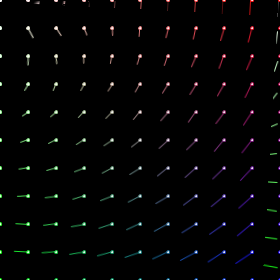
Frame 1 (no input)
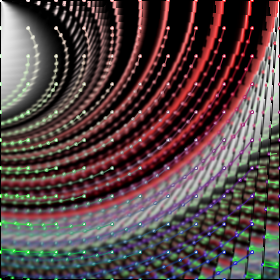
Frame 60 (the mouse pressed at the canvas centre just before this capture)
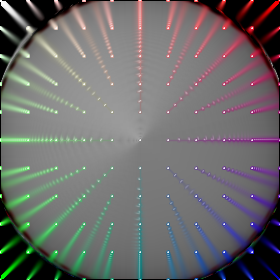
Frame 120 (the mouse held since frame 60 and released just before this capture)

The Processing sketch that drew these frames (run headless with seeded random() and noise(); from frame 60 on, the mouse is pressed at the canvas centre):

// Processing sketch: processing_7469
// ── processing_7469.pde

	public static int MAX_GRID_WIDTH = 64;
	public static int MAX_GRID_HEIGHT = 48;

	private GridNode[][] nodes = new GridNode[MAX_GRID_WIDTH][MAX_GRID_HEIGHT];

	private int gridWidth = 11;
	private int gridHeight = 11;
	private float cellWidth;
	private float cellHeight;
	private float cellWidthInverse;
	private float cellHeightInverse;
	private float gridWithInverse;
	private float gridHeightInverse;

	public void setup() {
		size(280, 280);
		for (int x = 0; x < gridWidth; x++) {
			for (int y = 0; y < gridHeight; y++) {
				GridNode node = new GridNode();
				node.x = x;
				node.y = y;
				nodes[x][y] = node;
			}
		}
		smooth();
		// noCursor();
		stroke(255);
		strokeWeight(1.0f);
		fill(255);
		background(0);
	}

	public void draw() {
		update();
		// background(0);
		drawVectors();
		applyWarp();
		drawBorder();
		drawPoints();
	}

	void update() {
		gridWithInverse = 1.0f / (float) (gridWidth - 1);
		gridHeightInverse = 1.0f / (float) (gridHeight - 1);
		cellWidth = (float) width * gridWithInverse;
		cellHeight = (float) height * gridHeightInverse;
		cellWidthInverse = 1.0f / cellWidth;
		cellHeightInverse = 1.0f / cellHeight;
		VectorType mouse = new VectorType(
				(float) mouseX, (float) mouseY);

		for (int x = 0; x < gridWidth; x++) {
			for (int y = 0; y < gridHeight; y++) {
				GridNode node = nodes[x][y];
				VectorType vector = scale(node.getPosition(), mouse, -0.01f);
				vector.add(zoom(node.getPosition(), mouse, 0.97f, 1.0f));
				vector.add(rotate(node.getPosition(), mouse, -(mouseX-width/2)*0.0004));
				node.warp = vector;
			}
		}
	}

	void drawBorder() {
		stroke(0);
		line(0, 0, width - 1, 0);
		line(0, 0, 0, height - 1);
		line(width - 1, 0, width - 1, height - 1);
		line(0, height - 1, width - 1, height - 1);
	}

	void drawPoints() {
		for (int x = 0; x < gridWidth; x++) {
			for (int y = 0; y < gridHeight; y++) {
				int col = lerpColor(lerpColor(color(255), color(255, 0, 0),
						(float) x * gridWithInverse), lerpColor(
						color(0, 255, 0), color(0, 0, 255), (float) x
								* gridHeightInverse), y * gridHeightInverse);
				stroke(col);
				GridNode node = nodes[x][y];
				ellipse(node.getAbsolutePixelX(), node.getAbsolutePixelY(),
						2.5f, 2.5f);
			}
		}

	}

	void drawVectors() {
		for (int x = 0; x < gridWidth; x++) {
			for (int y = 0; y < gridHeight; y++) {
				int col = lerpColor(lerpColor(color(255), color(255, 0, 0),
						(float) x * gridWithInverse), lerpColor(
						color(0, 255, 0), color(0, 0, 255), (float) x
								* gridHeightInverse), y * gridHeightInverse);
				stroke(col);
				GridNode node = nodes[x][y];
				line(node.getAbsolutePixelX(), node.getAbsolutePixelY(),
						(float) node.getDifferentialPixelX(), (float) node
								.getDifferentialPixelY());
			}
		}

	}

	void applyWarp() {
		loadPixels();
		for (int x = 0; x < width; x++) {
			for (int y = 0; y < height; y++) {
				VectorType warpedPosition = getWarpedPosition(x, y);
				set(x, y, getColor(warpedPosition));
			}
		}

	}

	/**
	 * This method returns the warped pixel coordinate for a coordinate in the
	 * differential warp field (in pixels). The resulting vector is calculated
	 * by a linear interpolation between the nearest grid node values
	 * 
	 * @param x
	 *            horizontal pixel position
	 * @param y
	 *            vertical pixel position
	 * @return the warped pixel position
	 */
	VectorType getWarpedPosition(float x, float y) {
		int gridX = floor(x * cellWidthInverse);
		int gridY = floor(y * cellHeightInverse);

		int p0x = nodes[gridX][gridY].getAbsolutePixelX();
		int p0y = nodes[gridX][gridY].getAbsolutePixelY();

		float topLeftX = nodes[gridX][gridY].getDifferentialPixelX();
		float topLeftY = nodes[gridX][gridY].getDifferentialPixelY();

		float topRightX = nodes[gridX + 1][gridY].getDifferentialPixelX();
		float topRightY = nodes[gridX + 1][gridY].getDifferentialPixelY();

		float bottomLeftX = nodes[gridX][gridY + 1].getDifferentialPixelX();
		float bottomLeftY = nodes[gridX][gridY + 1].getDifferentialPixelY();

		float bottomRightX = nodes[gridX + 1][gridY + 1]
				.getDifferentialPixelX();
		float bottomRightY = nodes[gridX + 1][gridY + 1]
				.getDifferentialPixelY();

		float u = (x - p0x) * cellWidthInverse;
		float v = (y - p0y) * cellHeightInverse;

		VectorType warpedPosition = new VectorType();
		warpedPosition.x = interpolate(topLeftX, topRightX, bottomLeftX,
				bottomRightX, u, v);
		warpedPosition.y = interpolate(topLeftY, topRightY, bottomLeftY,
				bottomRightY, u, v);
		;
		return warpedPosition;
	}

	/**
	 * @param topLeft
	 * @param topRight
	 * @param bottomLeft
	 * @param bottomRight
	 * @param x
	 *            horizontal interpolation
	 * @param y
	 *            vertical interpolation
	 * @return lerp in 2D
	 */
	float interpolate(float topLeft, float topRight, float bottomLeft,
			float bottomRight, float x, float y) {
		return lerp(lerp(topLeft, topRight, x),
				lerp(bottomLeft, bottomRight, x), y);
	}

	/**
	 * @param subPixelPosition
	 * @return bilinear filtered color
	 */
	int getColor(VectorType subPixelPosition) {
		int x = floor(subPixelPosition.x);
		int y = floor(subPixelPosition.y);
		float u = subPixelPosition.x - x;
		float v = subPixelPosition.y - y;

		x = x % width;
		y = y % height;

		y = constrain(y, 0, height - 2);
		x = constrain(x, 0, width - 2);

		int indexTopLeft = x + y * width;
		int indexTopRight = x + 1 + y * width;
		int indexBottomLeft = x + (y + 1) * width;
		int indexBottomRight = x + 1 + (y + 1) * width;

		try {
			int col = lerpColor(lerpColor(pixels[indexTopLeft],
					pixels[indexTopRight], u), lerpColor(
					pixels[indexBottomLeft], pixels[indexBottomRight], u), v);
			float r = red(col);
			float g = green(col);
			float b = blue(col);

			r = constrain(r - 1, 0, 255);
			g = constrain(g - 1, 0, 255);
			b = constrain(b - 1, 0, 255);

			return color(r, g, b);
		} catch (Exception e) {
			System.out.println(x + " | " + y);
		}
		return color(1);
	}

	private VectorType scale(VectorType position, VectorType center, float scale) {
		return scale(position, center, scale, scale);
	}

	private VectorType scale(VectorType position, VectorType center,
			float horizontalScale, float verticalScale) {
		VectorType scaleVector = new VectorType();
		scaleVector.x = center.x - position.x;
		scaleVector.y = center.y - position.y;
		scaleVector.x *= horizontalScale;
		scaleVector.y *= verticalScale;

		return scaleVector;
	}

	private VectorType zoom(VectorType position, VectorType center,
			float logFactor, float zoom) {
		float d = distance(position, center);

		VectorType zoomVector = scale(position, center, zoom);
		if (d != 0) {
			zoomVector.x *= pow(logFactor, d);
			zoomVector.y *= pow(logFactor, d);
		}

		return zoomVector;
	}
	
	private VectorType rotate(VectorType position, VectorType center, float angle){
		VectorType rotationVector = new VectorType();
		rotationVector.x = position.x - center.x;
		rotationVector.y = position.y - center.y;
		float ang = atan2(rotationVector.x,rotationVector.y) + angle;
		float d = sqrt(rotationVector.x*rotationVector.x+rotationVector.y*rotationVector.y);
		VectorType rotatedPosition = new VectorType(center);
		rotatedPosition.x += sin(ang)*d;
		rotatedPosition.y += cos(ang)*d;
		return rotatedPosition.sub(position);
	}

	public static float distance(VectorType p0, VectorType p1) {
		return sqrt((p0.x - p1.x) * (p0.x - p1.x) + (p0.y - p1.y)
				* (p0.y - p1.y));
	}

	public class VectorType {
		float x, y;

		public VectorType() {
			x = 0;
			y = 0;
		}

		public VectorType(float x, float y) {
			this.x = x;
			this.y = y;
		}
		
		public VectorType(VectorType v){
			x = v.x;
			y = v.y;
		}

		public VectorType add(VectorType vector) {
			x += vector.x;
			y += vector.y;

			return this;
		}

		public VectorType sub(VectorType vector) {
			x -= vector.x;
			y -= vector.y;

			return this;
		}

	}

	public class GridNode {
		int x, y;
		VectorType warp = new VectorType();

		public int getAbsolutePixelX() {
			return floor(width * getNormalizedX());
		}

		public VectorType getPosition() {
			return new VectorType(getAbsolutePixelX(), getAbsolutePixelY());
		}

		public int getAbsolutePixelY() {
			return floor(height * getNormalizedY());
		}

		public float getDifferentialPixelX() {
			return getAbsolutePixelX() + warp.x;
		}

		public float getDifferentialPixelY() {
			return getAbsolutePixelY() + warp.y;
		}

		public float getNormalizedX() {
			return x * gridWithInverse;
		}

		public float getNormalizedY() {
			return y * gridHeightInverse;
		}
	}
